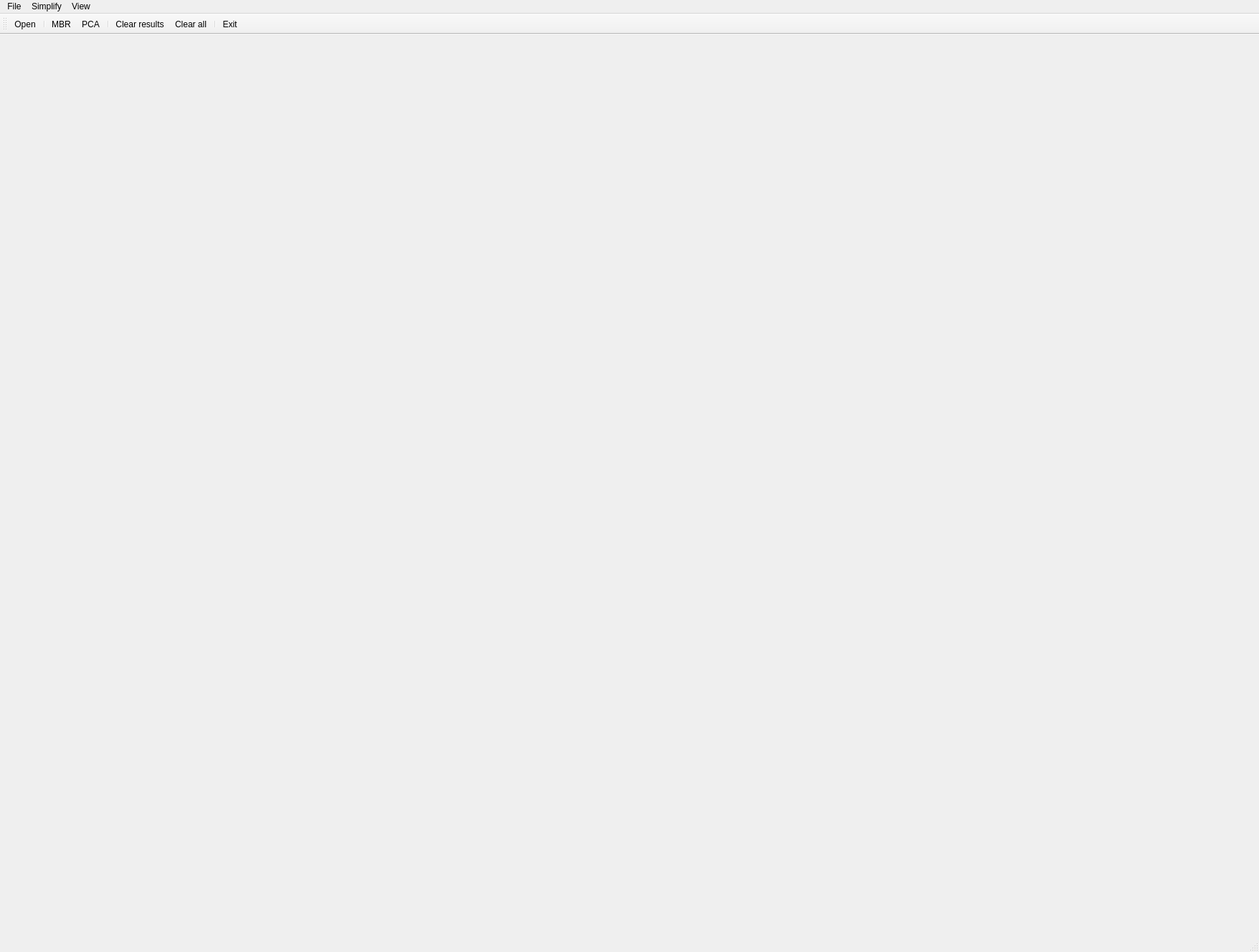
<?xml version="1.0" encoding="UTF-8"?>
<ui version="4.0">
 <class>MainForm</class>
 <widget class="QMainWindow" name="MainForm">
  <property name="geometry">
   <rect>
    <x>0</x>
    <y>0</y>
    <width>1755</width>
    <height>1327</height>
   </rect>
  </property>
  <property name="windowTitle">
   <string>Building simplify</string>
  </property>
  <widget class="QWidget" name="centralwidget">
   <layout class="QHBoxLayout" name="horizontalLayout">
    <item>
     <widget class="Draw" name="Canvas" native="true"/>
    </item>
   </layout>
  </widget>
  <widget class="QMenuBar" name="menubar">
   <property name="geometry">
    <rect>
     <x>0</x>
     <y>0</y>
     <width>1755</width>
     <height>22</height>
    </rect>
   </property>
   <widget class="QMenu" name="menuFile">
    <property name="title">
     <string>File</string>
    </property>
    <addaction name="actionOpen"/>
    <addaction name="separator"/>
    <addaction name="actionExit"/>
   </widget>
   <widget class="QMenu" name="menuSimplify">
    <property name="title">
     <string>Simplify</string>
    </property>
    <addaction name="actionMBR"/>
    <addaction name="actionPCA"/>
   </widget>
   <widget class="QMenu" name="menuView">
    <property name="title">
     <string>View</string>
    </property>
    <addaction name="actionClear_results"/>
    <addaction name="actionClear_all"/>
   </widget>
   <addaction name="menuFile"/>
   <addaction name="menuSimplify"/>
   <addaction name="menuView"/>
  </widget>
  <widget class="QStatusBar" name="statusbar"/>
  <widget class="QToolBar" name="toolBar">
   <property name="windowTitle">
    <string>toolBar</string>
   </property>
   <attribute name="toolBarArea">
    <enum>TopToolBarArea</enum>
   </attribute>
   <attribute name="toolBarBreak">
    <bool>false</bool>
   </attribute>
   <addaction name="actionOpen"/>
   <addaction name="separator"/>
   <addaction name="actionMBR"/>
   <addaction name="actionPCA"/>
   <addaction name="separator"/>
   <addaction name="actionClear_results"/>
   <addaction name="actionClear_all"/>
   <addaction name="separator"/>
   <addaction name="actionExit"/>
  </widget>
  <action name="actionOpen">
   <property name="icon">
    <iconset resource="icons.qrc">
     <normaloff>:/images/images/icons/open_file.png</normaloff>:/images/images/icons/open_file.png</iconset>
   </property>
   <property name="text">
    <string>Open</string>
   </property>
   <property name="toolTip">
    <string>Open file</string>
   </property>
  </action>
  <action name="actionExit">
   <property name="icon">
    <iconset resource="icons.qrc">
     <normaloff>:/images/images/icons/exit.png</normaloff>:/images/images/icons/exit.png</iconset>
   </property>
   <property name="text">
    <string>Exit</string>
   </property>
   <property name="toolTip">
    <string>Close application</string>
   </property>
  </action>
  <action name="actionMBR">
   <property name="icon">
    <iconset resource="icons.qrc">
     <normaloff>:/images/images/icons/maer.png</normaloff>:/images/images/icons/maer.png</iconset>
   </property>
   <property name="text">
    <string>MBR</string>
   </property>
   <property name="toolTip">
    <string>Simplify building using MBR</string>
   </property>
  </action>
  <action name="actionPCA">
   <property name="icon">
    <iconset resource="icons.qrc">
     <normaloff>:/images/images/icons/pca.png</normaloff>:/images/images/icons/pca.png</iconset>
   </property>
   <property name="text">
    <string>PCA</string>
   </property>
   <property name="toolTip">
    <string>Simplify building using PCA</string>
   </property>
  </action>
  <action name="actionClear_results">
   <property name="icon">
    <iconset resource="icons.qrc">
     <normaloff>:/images/images/icons/clear.png</normaloff>:/images/images/icons/clear.png</iconset>
   </property>
   <property name="text">
    <string>Clear results</string>
   </property>
  </action>
  <action name="actionClear_all">
   <property name="icon">
    <iconset resource="icons.qrc">
     <normaloff>:/images/images/icons/clear_er.png</normaloff>:/images/images/icons/clear_er.png</iconset>
   </property>
   <property name="text">
    <string>Clear all</string>
   </property>
   <property name="toolTip">
    <string>Clear all data</string>
   </property>
  </action>
 </widget>
 <customwidgets>
  <customwidget>
   <class>Draw</class>
   <extends>QWidget</extends>
   <header>draw.h</header>
   <container>1</container>
  </customwidget>
 </customwidgets>
 <resources>
  <include location="icons.qrc"/>
 </resources>
 <connections/>
</ui>
